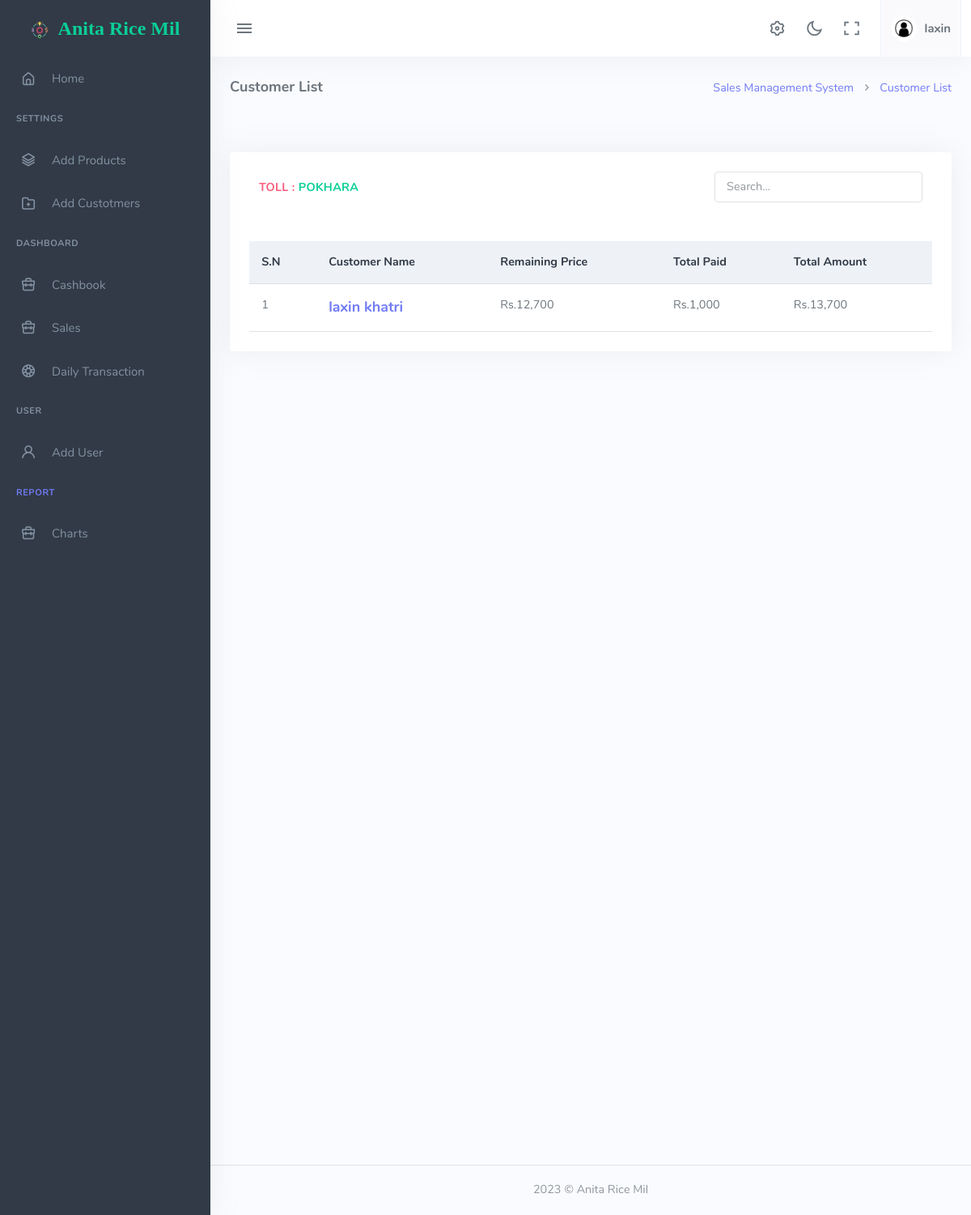
Screenshot of /toll/details/pokhara (signed in) with the database file from the repository.
### account/models.py (models this page shows, shortened)
class User(AbstractBaseUser, PermissionsMixin):
  email = models.EmailField(
      verbose_name='Email',
      max_length=255,
      unique=True,
  )
  fullname = models.CharField(max_length=200)
  is_admin = models.BooleanField(default=False)
  is_active = models.BooleanField(default=True)
  is_staff= models.BooleanField(default=True)
  phone_No = models.CharField(max_length=150, null=True, blank=True)
  image = models.ImageField(upload_to="image/", null=True, blank=True)
  address = models.CharField(max_length=150, null=True, blank=True)
  created_at = models.DateField(auto_now_add=True, null=True, blank=True)
  updated_at = models.DateField(auto_now=True, null=True, blank=True)
  objects = UserManager()
  USERNAME_FIELD = 'email'
  REQUIRED_FIELDS = ['fullname','phone_No']

### app/models.py (models this page shows, shortened)
class Toll(models.Model):
    toll_name = models.CharField(max_length=150)
    toll_slug = AutoSlugField(populate_from ='toll_name', default=None, unique=True)
    class Meta:
        ordering =['id']
    def __str__(self):
        return self.toll_name

class Customer(models.Model):
    name = models.CharField(max_length=150)
    toll = models.ForeignKey(Toll, on_delete=models.CASCADE, related_name='customer_toll', null=Toll, blank=True)
    address =models.CharField(max_length=150, null=True, blank=True)
    phone_number = models.CharField(max_length=20,null=True, blank=True)
    email = models.CharField(max_length=150, null=True, blank=True)
    name_slug = AutoSlugField(populate_from='name', unique=True)
    added_date = models.DateField(auto_now=True)
    nepali_added_date = models.CharField(max_length=200,default=nepali_datetime.date.today().strftime("%d-%B-%Y"), null=True, blank=True)
    class Meta:
        ordering =['-id',]
    def get_total_remaining_amount(self):
        total_remaining_amount = 0.0
        related_sales = self.customer.all()  # Get related sales records for this customer
        for sale in related_sales:
            total_remaining_amount += sale.get_remaining_amount()
        return total_remaining_amount
    def get_total_paid_amount(self):
        total_paid_amount = 0.0
        related_sales = self.customer.all()  # Get related sales records for this customer
        for sale in related_sales:
            total_paid_amount += sale.total_pay_amount()
        return total_paid_amount
    def total_amount(self):
        totalamount = 0.0
        related_sales = self.customer.all()  # Get related sales records for this customer
        for sale in related_sales:
            totalamount += sale.get_total_cost()
        return totalamount

class Sales(models.Model):
    payment_method =(('paid','Paid'),
                     ('partially_paid','Partially Paid'),
                     ('unpaid','Unpaid'))
    customer = models.ForeignKey(Customer, on_delete=models.CASCADE, related_name='customer')
    bill_no  = models.IntegerField(null=True, blank=True)
    phone_number = models.CharField(max_length=20)
    address = models.CharField(max_length=150)
    email = models.EmailField(null=True, blank=True)
    payment_status= models.CharField(choices=payment_method, max_length=150,null= True, blank=True)
    total_amount = models.IntegerField(default=0,null=True, blank=True)
    remaining_amount = models.IntegerField(default=0, null= True, blank=True)
    paid_amount = models.IntegerField(default=0, null=True, blank=True)
    nepali_create_date = models.CharField(max_length=200,default=nepali_datetime.date.today().strftime("%d-%B-%Y"), null=True, blank=True) #widget=models.HiddenInput(),,editable=False
    created_date = models.DateField(auto_now_add=True)
    modified_date = models.DateField(auto_now=True)
    deleted_date = models.DateField(null=True, blank=True)
    remarks = models.TextField(null = True, blank= True)
    class Meta:
        ordering = ['-id',]
    def get_total_cost(self):
        return sum([item.get_cost() for item in self.sales_id.all()])
    def get_remaining_amount(self):
        if self.paid_amount is None:
            amount = 0
        else:
            amount = self.paid_amount
        remaining = self.get_total_cost() - amount
        return remaining
    def total_pay_amount(self):
        totalpaid = self.get_total_cost() - self.get_remaining_amount()
        return totalpaid

class SalesItem(models.Model):
    sales_id = models.ForeignKey(Sales, on_delete= models.CASCADE, related_name='sales_id')
    product = models.ForeignKey(Product, on_delete= models.CASCADE, related_name='sales_product')
    price = models.PositiveIntegerField()
    quantity = models.FloatField()
    unit = models.ForeignKey(ProductUnit, on_delete=models.CASCADE, related_name='productunit')
    nepali_create_date = models.CharField(max_length=200,default=nepali_datetime.date.today().strftime("%d-%B-%Y"))
    created_date = models.DateField(auto_now=True)
    modified_date = models.DateField(null=True, blank=True)
    deleted_date = models.DateField(null=True, blank=True)
    class Meta:
        ordering =['-id']
    def get_cost(self):
        return self.price

### app/decorators.py (the view)
    def wrapper_fun(request, *args, **kwargs):
        if request.user.is_authenticated:
            return view_fun(request, *args, **kwargs)
        else:
            messages.warning(request,"Login required...")
            return redirect('app:login')

### app/templates/app/customerList.html (shortened to what this page needs)
{% extends 'app/base.html' %}
{% load static %}
{% load custome_filter %}
{% block body %}
            <div class="content-page">
                <div class="content">
                    <div class="container-fluid">
                        <div class="row">
                            <div class="col-12">
                                <div class="page-title-box">
                                    <div class="page-title-right">
                                        <ol class="breadcrumb m-0">
                                            <li class="breadcrumb-item"><a href="javascript: void(0);">Sales Management System</a></li>
                                            <li class="breadcrumb-item"><a href="javascript: void(0);">Customer List</a></li>
                                        </ol>
                                    </div>
                                    <h4 class="page-title">Customer List</h4>
                                </div>
                            </div>
                        </div>
                        <br>
                        <br>
                        <div class="row">
                            <div class="col-lg-12">
                                <div class="card">
                                    <div class="row m-3 justify-content-between">
                                        <div class="col-md-4">
                                            <h4 class="header-title mt-2 text-danger">Toll : <span class="text-success">{{toll_name}}</span></h4>
                                        </div>
                                        <div class="col-md-4">
                                            <form class="row gy-2 gx-2 align-items-center justify-content-xl-start justify-content-between">
                                                <div class="col-12">
                                                    <input type="search" class="form-control" id="inputPassword2" placeholder="Search..." onkeyup="filterCustomerNames()" onblur="hideCustomerList()">
                                                </div>
                                            </form>
                                        </div>
                                    </div>
                                    <div class="card-body">
                                        <div class="table-responsive">
                                            <table class="table mb-0">
                                                <thead class="table-light">
                                                <tr>
                                                    <th>S.N</th>
                                                    <th>Customer Name</th>
                                                    <th>Remaining Price</th>
                                                    <th>Total Paid</th>
                                                    <th>Total Amount</th>
                                                </tr>
                                                </thead>
                                                <tbody>
                                                {% for item in customers%}
                                                    <tr>
                                                        <td>{{forloop.counter}}</td>
                                                        <td>
                                                            <a href="{% url 'app:salesList' item.id %}" style="font-weight: 800; font-size: large;">{{item.name}}</a>
                                                        </td>
                                                        <td>Rs.{{item.get_total_remaining_amount|nepalicurrencyFormat|remove_decimal}}</td>
                                                        <td>Rs.{{item.get_total_paid_amount|nepalicurrencyFormat|remove_decimal}}</td>
                                                        <td>Rs.{{item.total_amount|nepalicurrencyFormat|remove_decimal}}</td>
                                                    </tr>
                                                {% endfor %}
                                                </tbody>
                                            </table>
                                        </div>
                                    </div>
                                </div>
                            </div>
                        </div>
                    </div>
                </div>
{% endblock%}

### app/templates/app/base.html (shortened to what this page needs)
{%load static%}
<!DOCTYPE html>
<html lang="en">
<head>
        <link href="{% static 'app/assets/vendor/datatables.net-bs5/css/dataTables.bootstrap5.min.css'%}" rel="stylesheet" type="text/css" />
        <link href="{% static 'app/assets/vendor/datatables.net-responsive-bs5/css/responsive.bootstrap5.min.css'%}" rel="stylesheet" type="text/css" />
        <link rel="stylesheet" href="{% static 'app/assets/vendor/daterangepicker/daterangepicker.css'%}">
        <link rel="stylesheet" href="{% static 'app/assets/vendor/admin-resources/jquery.vectormap/jquery-jvectormap-1.2.2.css'%}">
        <link href="{% static 'app/assets/css/app-saas.min.css'%}" rel="stylesheet" type="text/css" id="app-style" />
        <link href="{% static 'app/assets/css/icons.min.css'%}" rel="stylesheet" type="text/css" />
        <link href="http://nepalidatepicker.sajanmaharjan.com.np/nepali.datepicker/css/nepali.datepicker.v4.0.1.min.css" rel="stylesheet" type="text/css"/>
    </head>
    <body>
        <div class="wrapper">
            <div class="navbar-custom">
                <div class="topbar container-fluid">
                    <div class="d-flex align-items-center gap-lg-2 gap-1">
                        <button class="button-toggle-menu">
                            <i class="mdi mdi-menu"></i>
                        </button>
                    </div>
                    <ul class="topbar-menu d-flex align-items-center gap-3">
                        <li class="d-none d-sm-inline-block">
                            <a class="nav-link" data-bs-toggle="offcanvas" href="#theme-settings-offcanvas">
                                <i class="ri-settings-3-line font-22"></i>
                            </a>
                        </li>
                        <li class="d-none d-sm-inline-block">
                            <div class="nav-link" id="light-dark-mode" data-bs-toggle="tooltip" data-bs-placement="left" title="Theme Mode">
                                <i class="ri-moon-line font-22"></i>
                            </div>
                        </li>
                        <li class="d-none d-md-inline-block">
                            <a class="nav-link" href="#" data-toggle="fullscreen">
                                <i class="ri-fullscreen-line font-22"></i>
                            </a>
                        </li>
                        <li class="dropdown">
                            <a class="nav-link dropdown-toggle arrow-none nav-user px-2" data-bs-toggle="dropdown" href="#" role="button" aria-haspopup="false" aria-expanded="false">
                                <span class="account-user-avatar">
                                    {% if request.user.image  %}
                                        <img src="{{request.user.image.url}}" alt="user-image" width="32" class="rounded-circle">
                                    {% else %}
                                    <img src="{% static 'app/assets/images/unknow.jpg'%}" alt="user-image" width="32" class="rounded-circle">
                                    {% endif %}
                                </span>
                                <span class="d-lg-flex flex-column gap-1 d-none">
                                    <h5 class="my-0">{{request.user.fullname}}</h5>
                                </span>
                            </a>
                        </li>
                    </ul>
                </div>
            </div>
   <div class="leftside-menu">
    <a href="{% url 'app:index' %}" class="logo logo-light">
        <span class="logo-lg">
            <h3 class="text-success p-2 text-bold" style="font-family: times-new-roman;"><img src="{% static 'app/icons.webp'%}" class="pe-2">Anita Rice Mil</h3>
        </span>
    </a>
    <div class="h-100" id="leftside-menu-container" data-simplebar>
        <ul class="side-nav">
            <li class="side-nav-item">
                <a href="{% url 'app:index' %}" class="side-nav-link">
                    <i class="uil-home-alt"></i>
                    <span> Home </span>
                </a>
            </li>
            <li class="side-nav-title">Settings</li>
            <li class="side-nav-item">
                <a href="{% url 'app:products' %}" class="side-nav-link">
                    <i class="uil-layer-group"></i>
                    <span> Add Products </span>
                </a>
            </li>
            <li class="side-nav-item">
                <a href="{% url 'app:customers' %}" class="side-nav-link">
                    <i class="uil-folder-plus"></i>
                    <span>Add Custotmers </span>
                </a>
            </li>
            <li class="side-nav-title">Dashboard</li>
            <li class="side-nav-item">
                <a href="{% url 'app:sales_dashboard' %}" class="side-nav-link">
                    <i class="uil-briefcase"></i>
                    <span>Cashbook </span>
                </a>
            </li>
            <li class="side-nav-item">
                <a href="{% url 'app:salesItem' %}" class="side-nav-link">
                    <i class="uil-briefcase"></i>
                    <span> Sales </span>
                </a>
            </li>
            <li class="side-nav-item">
                <a href="{% url 'app:daily' %}" class="side-nav-link">
                    <i class="uil-life-ring"></i>
                    <span>Daily Transaction</span>
                </a>
            </li>
            {% if request.user.is_superuser %}
            <li class="side-nav-title">User</li>
            <li class="side-nav-item">
                <a href="{% url  'app:user' %}" class="side-nav-link">
                    <i class="uil-user"></i>
                    <span>Add User </span>
                </a>
            </li>
            {% endif %}
            <li class="side-nav-title"><a href="#">Report </a></li>
            <li class="side-nav-item">
                <a href="{% url 'app:sales_dashboard' %}" class="side-nav-link">
                    <i class="uil-briefcase"></i>
                    <span>Charts</span>
                </a>
            </li>
        </ul>
    </div>
</div>
  {% block body %}
  {% endblock  %}
     <footer class="footer">
        <div class="container-fluid">
            <div class="row">
                <div class="col-md-12 text-center">
                    <script>document.write(new Date().getFullYear())</script> © Anita Rice Mil
                </div>
            </div>
        </div>
    </footer>
</div>
</div>
</body>
</html>

### rows the page displays
User: user.fullname "laxin"
Toll: toll_name "POKHARA"
Customer: name "laxin khatri", get_total_remaining_amount|nepalicurrencyFormat "12,700", get_total_paid_amount|nepalicurrencyFormat "1,000", total_amount|nepalicurrencyFormat "13,700"
